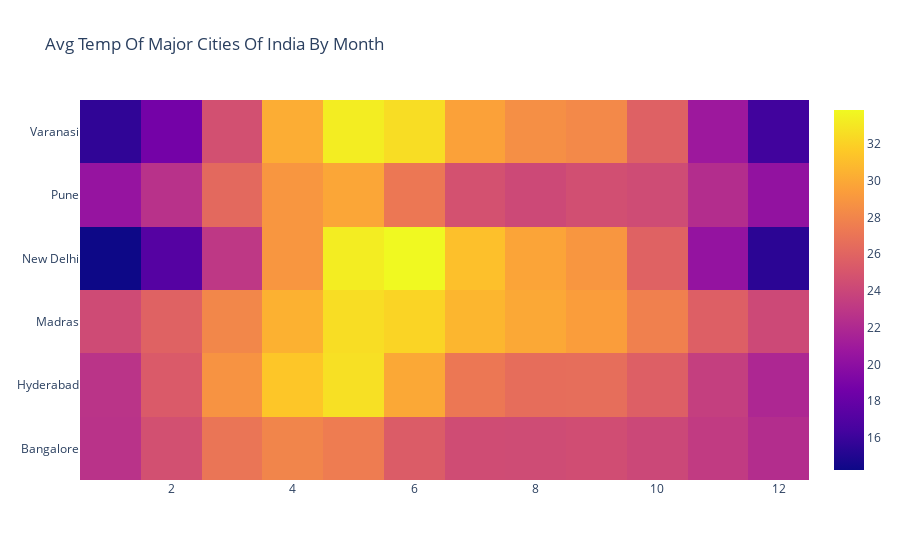

Source (notebook cell):
### Code cell
import plotly.graph_objs as go
data = [go.Heatmap(x=data2['month'],
                   y=data2['City'],
                   z=data2['Mean_temp'])]
layout = go.Layout(title='Avg Temp Of Major Cities Of India By Month')
fig = go.Figure(data=data, layout=layout)
fig.show()

### Figure 1 — Plotly figure (JSON) as saved in the notebook; plotly's stock layout.template omitted (floating-point values rounded to 4 significant figures)
{"data": [{"type": "heatmap", "x": [1, 2, 3, 4, 5, 6, 7, 8, 9, 10, 11, 12, 1, 2, 3, 4, 5, 6, 7, 8, 9, 10, 11, 12, 1, 2, 3, 4, 5, 6, 7, 8, 9, 10, 11, 12, 1, 2, 3, 4, 5, 6, 7, 8, 9, 10, 11, 12, 1, 2, 3, 4, 5, 6, 7, 8, 9, 10, 11, 12, 1, 2, 3, 4, 5, 6, 7, 8, 9, 10, 11, 12], "y": ["Bangalore", "Bangalore", "Bangalore", "Bangalore", "Bangalore", "Bangalore", "Bangalore", "Bangalore", "Bangalore", "Bangalore", "Bangalore", "Bangalore", "Hyderabad", "Hyderabad", "Hyderabad", "Hyderabad", "Hyderabad", "Hyderabad", "Hyderabad", "Hyderabad", "Hyderabad", "Hyderabad", "Hyderabad", "Hyderabad", "Madras", "Madras", "Madras", "Madras", "Madras", "Madras", "Madras", "Madras", "Madras", "Madras", "Madras", "Madras", "New Delhi", "New Delhi", "New Delhi", "New Delhi", "New Delhi", "New Delhi", "New Delhi", "New Delhi", "New Delhi", "New Delhi", "New Delhi", "New Delhi", "Pune", "Pune", "Pune", "Pune", "Pune", "Pune", "Pune", "Pune", "Pune", "Pune", "Pune", "Pune", "Varanasi", "Varanasi", "Varanasi", "Varanasi", "Varanasi", "Varanasi", "Varanasi", "Varanasi", "Varanasi", "Varanasi", "Varanasi", "Varanasi"], "z": [22.71, 24.66, 27.06, 27.99, 27.52, 25.47, 24.4, 24.36, 24.5, 24.09, 23.27, 22.29, 22.76, 25.32, 28.8, 31.47, 32.7, 29.97, 27.22, 26.57, 26.64, 25.68, 23.51, 21.89, 24.35, 25.83, 28.11, 30.44, 32.58, 32.14, 30.66, 29.98, 29.4, 27.74, 25.67, 24.17, 14.24, 17.14, 23.01, 29.0, 33.3, 33.87, 31.17, 29.75, 28.99, 25.87, 20.35, 15.38, 20.45, 22.61, 26.29, 29.0, 29.84, 27.22, 24.72, 24.2, 24.57, 24.37, 22.31, 20.25, 15.6, 18.72, 24.65, 30.19, 33.31, 32.57, 29.61, 28.59, 28.24, 25.77, 20.84, 16.25]}], "layout": {"autosize": true, "title": {"text": "Avg Temp Of Major Cities Of India By Month"}, "xaxis": {"autorange": true, "range": [0.5, 12.5], "type": "linear"}, "yaxis": {"autorange": true, "range": [-0.5, 5.5], "type": "category"}}}
